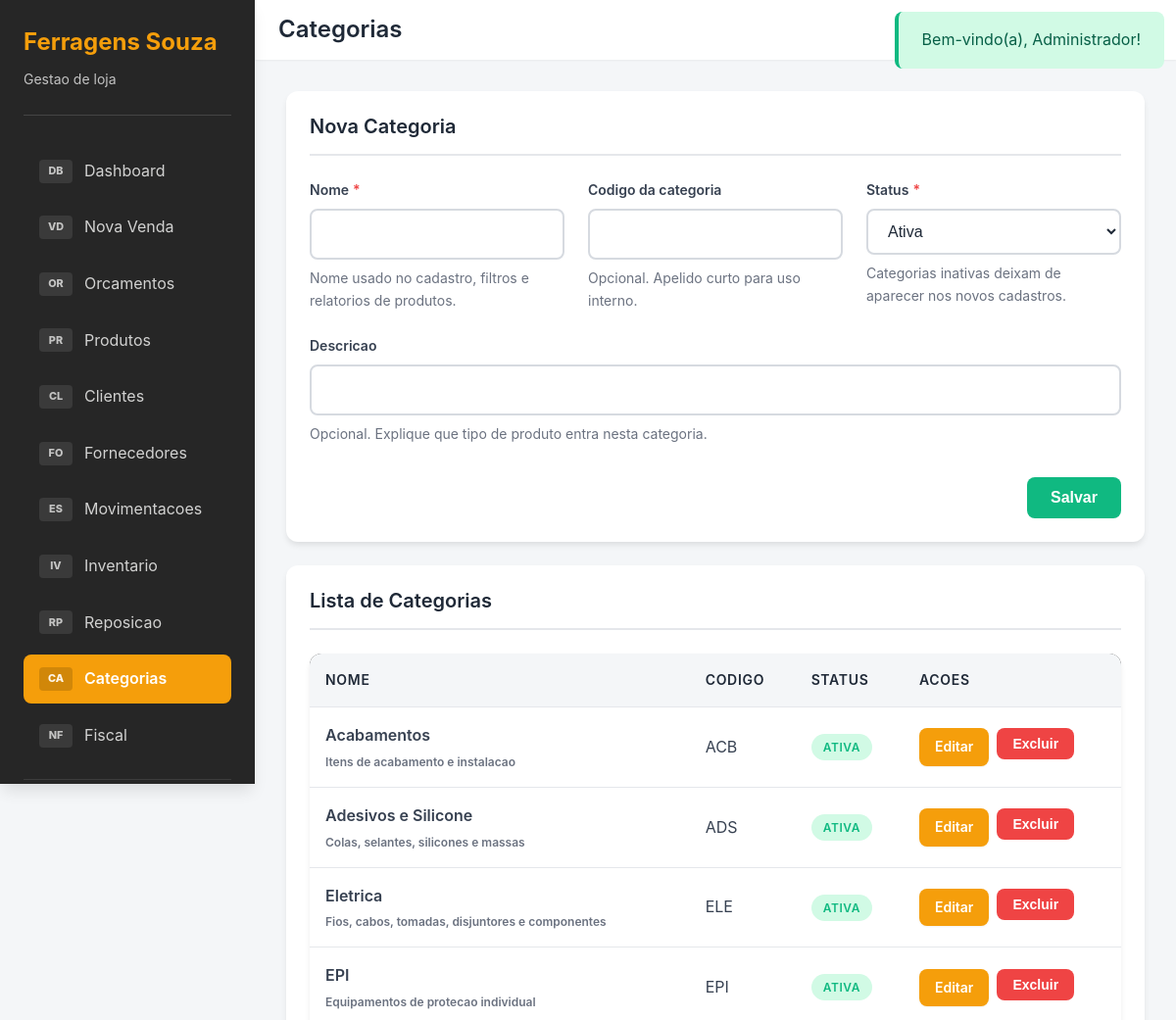
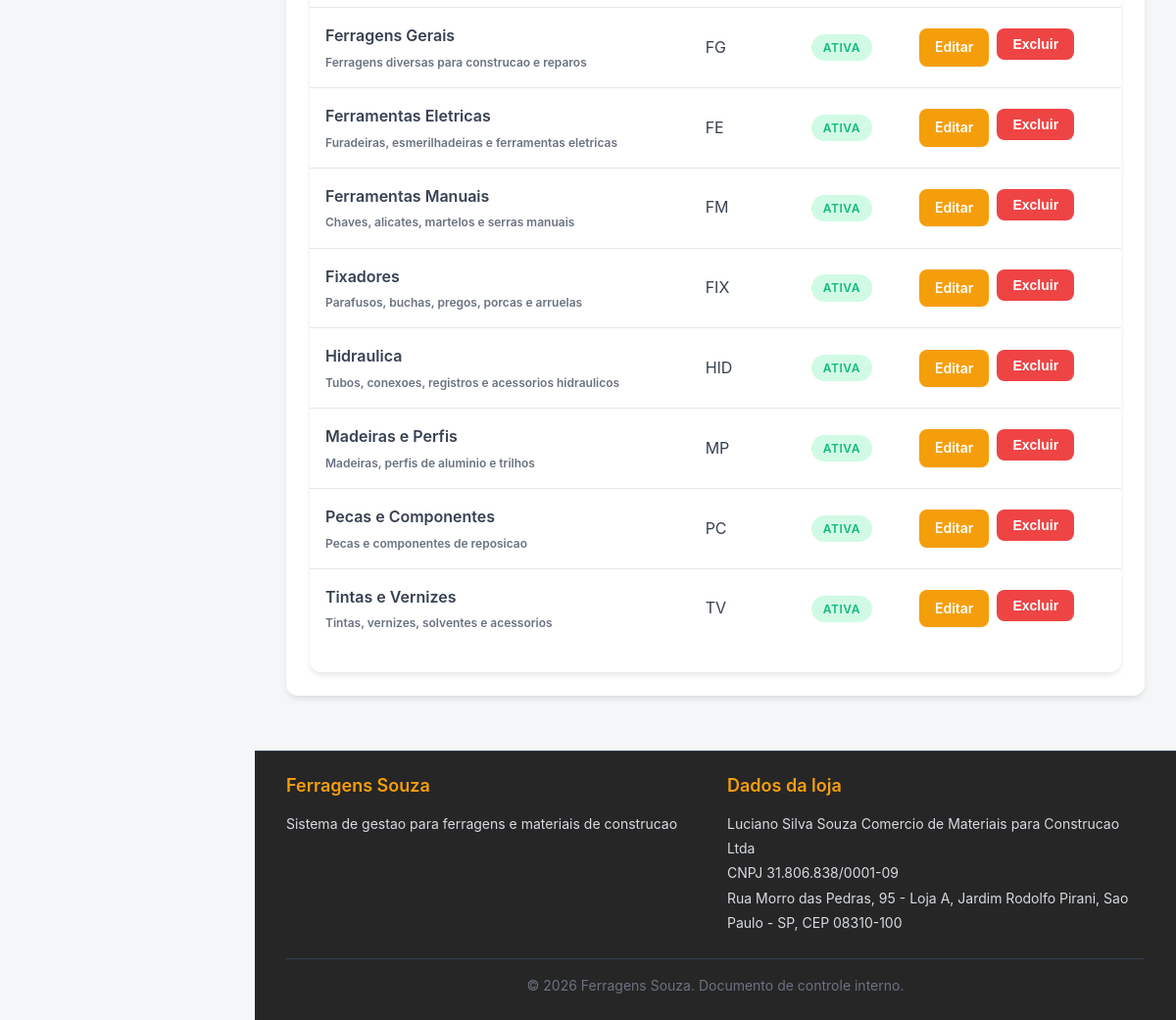
The page /index.php?page=categories (signed in) on the database its author committed (2 pictures, top to bottom).
### tables this page shows
CREATE TABLE IF NOT EXISTS `categories` (
    `id`          INT UNSIGNED NOT NULL AUTO_INCREMENT,
    `parent_id`   INT UNSIGNED NULL DEFAULT NULL,
    `code`        VARCHAR(12) NULL DEFAULT NULL,
    `name`        VARCHAR(100) NOT NULL,
    `description` VARCHAR(255) NULL DEFAULT NULL,
    `status`      ENUM('active','inactive') NOT NULL DEFAULT 'active',
    `created_at`  DATETIME NOT NULL DEFAULT CURRENT_TIMESTAMP,
    `updated_at`  DATETIME NULL DEFAULT NULL ON UPDATE CURRENT_TIMESTAMP,
    PRIMARY KEY (`id`),
    UNIQUE KEY `uq_categories_name_parent` (`name`, `parent_id`),
    UNIQUE KEY `uq_categories_code` (`code`),
    KEY `idx_categories_parent` (`parent_id`),
    CONSTRAINT `fk_categories_parent` FOREIGN KEY (`parent_id`)
        REFERENCES `categories` (`id`) ON DELETE RESTRICT ON UPDATE CASCADE
);

### app/controllers/CategoryController.php (called while the page is built, shortened)
<?php
class CategoryController {
    private PDO $pdo;
    public function __construct(PDO $pdo) {
        $this->pdo = $pdo;
    }
    public function index(): void {
        $stmt = $this->pdo->query("
            SELECT id, parent_id, code, name, description, status
            FROM categories
            ORDER BY name ASC
        ");
        $categories = $stmt->fetchAll();
        $editCategory = null;
        require_once APP_PATH . '/views/products/categories.php';
    }
}

### index.php (called while the page is built, shortened)
<?php
require_once APP_PATH . '/config/helpers.php';
require_once APP_PATH . '/config/database.php';
$action = sanitize($_GET['action'] ?? '');
$controller = new $controllerClass($pdo);
$method = $action !== '' ? $action : 'index';
$controller->$method();

### app/config/helpers.php (called while the page is built, shortened)
<?php
function isLoggedIn(): bool {
    return isset($_SESSION['user_id']) && !empty($_SESSION['user_id']);
}
function getCurrentUser(): ?array {
    return $_SESSION['user_data'] ?? null;
}
function hasPermission($requiredRoles): bool {
    $user = getCurrentUser();
    $userRole = $user['role'] ?? '';
    $roleHierarchy = [
        'admin' => 4,
        'manager' => 3,
        'operator' => 2,
        'seller' => 1,
        'viewer' => 0,
    ];
    $userLevel = $roleHierarchy[$userRole] ?? -1;
    $roles = is_array($requiredRoles) ? $requiredRoles : [$requiredRoles];
    foreach ($roles as $role) {
        if ($userLevel >= ($roleHierarchy[$role] ?? -1)) {
            return true;
        }
    }
    return false;
}
function getFlashMessage(): ?array {
    $message = $_SESSION['flash_message'];
    return $message;
}

### app/views/products/category-row.php (the view, shortened to what this page needs)
<tr>
    <td style="font-weight: 600;">
        <?php echo htmlspecialchars($category['name']); ?>
        <?php if (!empty($category['description'])): ?>
            <small class="muted-line"><?php echo htmlspecialchars($category['description']); ?></small>
        <?php endif; ?>
    </td>
    <td><?php echo htmlspecialchars($category['code'] ?? '-'); ?></td>
    <td>
        <span class="badge <?php echo $category['status'] === 'active' ? 'badge-success' : 'badge-neutral'; ?>">
            <?php echo $category['status'] === 'active' ? 'Ativa' : 'Inativa'; ?>
        </span>
    </td>
    <td>
        <div class="table-actions">
            <a href="index.php?page=categories&edit_id=<?php echo (int) $category['id']; ?>" class="btn btn-sm btn-primary">Editar</a>
            <?php if (hasPermission('manager')): ?>
                <form action="index.php?page=categories&action=delete" method="POST">
                    <button type="submit" class="btn btn-sm btn-danger" data-confirm="Excluir esta categoria?">Excluir</button>
                </form>
            <?php endif; ?>
        </div>
    </td>
</tr>

### app/views/templates/header.php (shortened to what this page needs)
<!DOCTYPE html>
<html lang="pt-BR">
<head>
    <link rel="stylesheet" href="public/css/style.css">
</head>
<body>
<?php $flashMessage = getFlashMessage(); ?>
<?php if ($flashMessage): ?>
    <?php
    $allowedAlertTypes = ['success', 'error', 'warning', 'info'];
    $alertType = in_array($flashMessage['type'], $allowedAlertTypes, true) ? $flashMessage['type'] : 'info';
    $safeMessage = nl2br(htmlspecialchars($flashMessage['message'], ENT_QUOTES, 'UTF-8'));
    ?>
    <div class="alert alert-<?php echo $alertType; ?> fade-in flash-toast" data-auto-close="5000">
        <?php echo $safeMessage; ?>
    </div>
<?php endif; ?>

### app/views/products/categories.php (shortened to what this page needs)
<?php
require_once APP_PATH . '/views/templates/header.php';
$editCategory = $editCategory ?? null;
$formAction = $editCategory ? 'update' : 'save';
?>
<div class="app-container">
    <?php require_once APP_PATH . '/views/templates/navigation.php'; ?>
    <main class="main-content">
        <header class="topbar">
            <div class="topbar-left"><h1 class="topbar-title">Categorias</h1></div>
        </header>
        <div class="content-area">
            <div class="card">
                <div class="card-header"><h3 class="card-title"><?php echo $editCategory ? 'Editar Categoria' : 'Nova Categoria'; ?></h3></div>
                <div class="card-body">
                    <form action="index.php?page=categories&action=<?php echo $formAction; ?>" method="POST" data-validate>
                        <div class="form-grid-3col">
                            <div class="form-group">
                                <label for="name" class="form-label required">Nome</label>
                                <input type="text" id="name" name="name" class="form-control" value="<?php echo htmlspecialchars((string) ($editCategory['name'] ?? ''), ENT_QUOTES, 'UTF-8'); ?>" required>
                                <small class="form-text">Nome usado no cadastro, filtros e relatorios de produtos.</small>
                            </div>
                            <div class="form-group">
                                <label for="code" class="form-label">Codigo da categoria</label>
                                <input type="text" id="code" name="code" class="form-control" maxlength="12" value="<?php echo htmlspecialchars((string) ($editCategory['code'] ?? ''), ENT_QUOTES, 'UTF-8'); ?>">
                                <small class="form-text">Opcional. Apelido curto para uso interno.</small>
                            </div>
                            <div class="form-group">
                                <label for="status" class="form-label required">Status</label>
                                <select id="status" name="status" class="form-control" required>
                                    <option value="active" <?php echo ($editCategory['status'] ?? 'active') === 'active' ? 'selected' : ''; ?>>Ativa</option>
                                </select>
                                <small class="form-text">Categorias inativas deixam de aparecer nos novos cadastros.</small>
                            </div>
                        </div>
                        <div class="form-group">
                            <label for="description" class="form-label">Descricao</label>
                            <input type="text" id="description" name="description" class="form-control" value="<?php echo htmlspecialchars((string) ($editCategory['description'] ?? ''), ENT_QUOTES, 'UTF-8'); ?>">
                            <small class="form-text">Opcional. Explique que tipo de produto entra nesta categoria.</small>
                        </div>
                        <div class="form-actions">
                            <button type="submit" class="btn btn-success">Salvar</button>
                        </div>
                    </form>
                </div>
            </div>
            <div class="card">
                <div class="card-header"><h3 class="card-title">Lista de Categorias</h3></div>
                <div class="card-body">
                    <div class="table-container">
                        <table class="table">
                            <thead>
                                <tr><th>Nome</th><th>Codigo</th><th>Status</th><th>Acoes</th></tr>
                            </thead>
                            <tbody>
                                <?php if (empty($categories)): ?>
                                    <tr><td colspan="4" class="text-center">Nenhuma categoria encontrada.</td></tr>
                                <?php else: ?>
                                    <?php foreach ($categories as $category): ?>
                                        <?php require APP_PATH . '/views/products/category-row.php'; ?>
                                    <?php endforeach; ?>
                                <?php endif; ?>
                            </tbody>
                        </table>
                    </div>
                </div>
            </div>
        </div>
    </main>
</div>
<?php require_once APP_PATH . '/views/templates/footer.php'; ?>

### app/views/templates/navigation.php (shortened to what this page needs)
<?php
$_navPage = $_GET['page'] ?? 'dashboard';
$_navAction = $_GET['action'] ?? '';
function navActive(string $page, string $action = ''): string {
    global $_navPage, $_navAction;
    $pageMatch = $_navPage === $page;
    $actionMatch = $action === '' || $_navAction === $action;
    return 'sidebar-nav-link' . ($pageMatch && $actionMatch ? ' active' : '');
}
?>
<aside class="sidebar" id="sidebar">
    <div class="sidebar-header">
        <div class="sidebar-logo">Ferragens Souza</div>
        <p class="sidebar-subtitle">Gestao de loja</p>
    </div>
    <nav>
        <ul class="sidebar-nav">
            <?php if (hasPermission('operator')): ?>
                <li class="sidebar-nav-item">
                    <a href="index.php?page=dashboard" class="<?php echo navActive('dashboard'); ?>">
                        <span class="sidebar-nav-icon">DB</span><span>Dashboard</span>
                    </a>
                </li>
            <?php endif; ?>
            <?php if (hasPermission('seller')): ?>
            <li class="sidebar-nav-item">
                <a href="index.php?page=pos" class="<?php echo navActive('pos'); ?>">
                    <span class="sidebar-nav-icon">VD</span><span>Nova Venda</span>
                </a>
            </li>
            <li class="sidebar-nav-item">
                <a href="index.php?page=quotations" class="<?php echo navActive('quotations'); ?>">
                    <span class="sidebar-nav-icon">OR</span><span>Orcamentos</span>
                </a>
            </li>
            <?php endif; ?>
            <?php if (hasPermission('operator')): ?>
            <li class="sidebar-nav-item">
                <a href="index.php?page=products" class="<?php echo navActive('products'); ?>">
                    <span class="sidebar-nav-icon">PR</span><span>Produtos</span>
                </a>
            </li>
            <li class="sidebar-nav-item">
                <a href="index.php?page=customers" class="<?php echo navActive('customers'); ?>">
                    <span class="sidebar-nav-icon">CL</span><span>Clientes</span>
                </a>
            </li>
            <li class="sidebar-nav-item">
                <a href="index.php?page=suppliers" class="<?php echo navActive('suppliers'); ?>">
                    <span class="sidebar-nav-icon">FO</span><span>Fornecedores</span>
                </a>
            </li>
            <li class="sidebar-nav-item">
                <a href="index.php?page=stock&action=movements" class="<?php echo navActive('stock', 'movements'); ?>">
                    <span class="sidebar-nav-icon">ES</span><span>Movimentacoes</span>
                </a>
            </li>
            <li class="sidebar-nav-item">
                <a href="index.php?page=stock&action=inventory" class="<?php echo navActive('stock', 'inventory'); ?>">
                    <span class="sidebar-nav-icon">IV</span><span>Inventario</span>
                </a>
            </li>
            <li class="sidebar-nav-item">
                <a href="index.php?page=stock&action=lowStock" class="<?php echo navActive('stock', 'lowStock'); ?>">
                    <span class="sidebar-nav-icon">RP</span><span>Reposicao</span>
                </a>
            </li>
            <li class="sidebar-nav-item">
                <a href="index.php?page=categories" class="<?php echo navActive('categories'); ?>">
                    <span class="sidebar-nav-icon">CA</span><span>Categorias</span>
                </a>
            </li>
            <li class="sidebar-nav-item">
                <a href="index.php?page=fiscal" class="<?php echo navActive('fiscal'); ?>">
                    <span class="sidebar-nav-icon">NF</span><span>Fiscal</span>
                </a>
            </li>
            <?php endif; ?>
            <?php if (hasPermission('manager')): ?>
            <li class="sidebar-nav-item sidebar-nav-separator">
            </li>
            <?php endif; ?>
        </ul>
    </nav>
</aside>

### app/views/templates/footer.php (shortened to what this page needs)
<footer class="footer <?php echo isLoggedIn() ? 'app-footer' : 'auth-footer-main'; ?>">
    <div class="footer-content">
        <div class="footer-section about">
            <h4><?php echo htmlspecialchars(APP_NAME); ?></h4>
            <p><?php echo htmlspecialchars(APP_DESCRIPTION); ?></p>
        </div>
        <div class="footer-section contact">
            <h4>Dados da loja</h4>
            <ul>
                <li><?php echo htmlspecialchars(COMPANY_LEGAL_NAME); ?></li>
                <li>CNPJ <?php echo htmlspecialchars(COMPANY_CNPJ); ?></li>
                <li><?php echo htmlspecialchars(COMPANY_ADDRESS); ?></li>
            </ul>
        </div>
    </div>
    <div class="footer-bottom">
        &copy; <?php echo date('Y'); ?> <?php echo htmlspecialchars(APP_NAME); ?>. Documento de controle interno.
    </div>
</footer>
</body>
</html>

### rows shown on the page
categories: name "Acabamentos", description "Itens de acabamento e instalacao", code "ACB", status "ATIVA"
categories: name "Adesivos e Silicone", description "Colas, selantes, silicones e massas", code "ADS", status "ATIVA"
categories: name "Eletrica", description "Fios, cabos, tomadas, disjuntores e componentes", code "ELE", status "ATIVA"
categories: name "EPI", description "Equipamentos de protecao individual", code "EPI", status "ATIVA"
categories: name "Ferragens Gerais", description "Ferragens diversas para construcao e reparos", code "FG", status "ATIVA"
categories: name "Ferramentas Eletricas", description "Furadeiras, esmerilhadeiras e ferramentas eletricas", code "FE", status "ATIVA"
categories: name "Ferramentas Manuais", description "Chaves, alicates, martelos e serras manuais", code "FM", status "ATIVA"
categories: name "Fixadores", description "Parafusos, buchas, pregos, porcas e arruelas", code "FIX", status "ATIVA"
categories: name "Hidraulica", description "Tubos, conexoes, registros e acessorios hidraulicos", code "HID", status "ATIVA"
categories: name "Madeiras e Perfis", description "Madeiras, perfis de aluminio e trilhos", code "MP", status "ATIVA"
categories: name "Pecas e Componentes", description "Pecas e componentes de reposicao", code "PC", status "ATIVA"
categories: name "Tintas e Vernizes", description "Tintas, vernizes, solventes e acessorios", code "TV", status "ATIVA"

### other values the page prints
$safeMessage "Bem-vindo(a), Administrador!"
APP_NAME "Ferragens Souza"
APP_DESCRIPTION "Sistema de gestao para ferragens e materiais de construcao"
COMPANY_LEGAL_NAME "Luciano Silva Souza Comercio de Materiais para Construcao Ltda"
COMPANY_CNPJ "31.806.838/0001-09"
COMPANY_ADDRESS "Rua Morro das Pedras, 95 - Loja A, Jardim Rodolfo Pirani, Sao Paulo - SP, CEP 08310-100"
